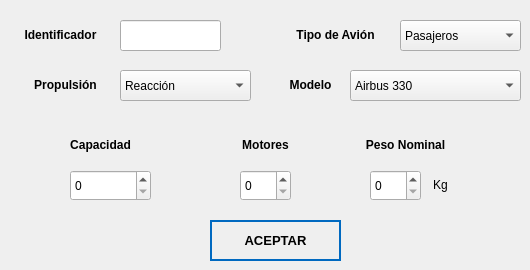
      <widget class="QWidget" name="tab_Avion">
       <attribute name="title">
        <string>Avión</string>
       </attribute>
       <widget class="QLabel" name="lb_Identificador">
        <property name="geometry">
         <rect>
          <x>10</x>
          <y>20</y>
          <width>101</width>
          <height>31</height>
         </rect>
        </property>
        <property name="styleSheet">
         <string notr="true">font: 75 12pt &quot;Nirmala UI&quot;;</string>
        </property>
        <property name="text">
         <string>&lt;html&gt;&lt;head/&gt;&lt;body&gt;&lt;p align=&quot;center&quot;&gt;&lt;span style=&quot; font-weight:600; color:#000000;&quot;&gt;Identificador&lt;/span&gt;&lt;/p&gt;&lt;/body&gt;&lt;/html&gt;</string>
        </property>
       </widget>
       <widget class="QLabel" name="lb_TipodeAvion">
        <property name="geometry">
         <rect>
          <x>280</x>
          <y>20</y>
          <width>111</width>
          <height>31</height>
         </rect>
        </property>
        <property name="styleSheet">
         <string notr="true">font: 75 12pt &quot;Nirmala UI&quot;;</string>
        </property>
        <property name="text">
         <string>&lt;html&gt;&lt;head/&gt;&lt;body&gt;&lt;p align=&quot;center&quot;&gt;&lt;span style=&quot; font-weight:600; color:#000000;&quot;&gt;Tipo de Avión&lt;/span&gt;&lt;/p&gt;&lt;/body&gt;&lt;/html&gt;</string>
        </property>
       </widget>
       <widget class="QComboBox" name="cb_tipodeAvion">
        <property name="geometry">
         <rect>
          <x>400</x>
          <y>20</y>
          <width>121</width>
          <height>31</height>
         </rect>
        </property>
        <property name="cursor">
         <cursorShape>PointingHandCursor</cursorShape>
        </property>
        <property name="styleSheet">
         <string notr="true">color : rgb(0,0,0);
font: 10pt &quot;Nirmala UI&quot;</string>
        </property>
        <property name="editable">
         <bool>false</bool>
        </property>
        <property name="duplicatesEnabled">
         <bool>false</bool>
        </property>
        <property name="frame">
         <bool>true</bool>
        </property>
        <item>
         <property name="text">
          <string>Pasajeros</string>
         </property>
        </item>
        <item>
         <property name="text">
          <string>Carga</string>
         </property>
        </item>
       </widget>
       <widget class="QLabel" name="lb_Capacidad">
        <property name="geometry">
         <rect>
          <x>60</x>
          <y>130</y>
          <width>81</width>
          <height>31</height>
         </rect>
        </property>
        <property name="styleSheet">
         <string notr="true">font: 75 12pt &quot;Nirmala UI&quot;;</string>
        </property>
        <property name="text">
         <string>&lt;html&gt;&lt;head/&gt;&lt;body&gt;&lt;p align=&quot;center&quot;&gt;&lt;span style=&quot; font-weight:600; color:#000000;&quot;&gt;Capacidad&lt;/span&gt;&lt;/p&gt;&lt;/body&gt;&lt;/html&gt;</string>
        </property>
       </widget>
       <widget class="QLabel" name="lb_Modelo">
        <property name="geometry">
         <rect>
          <x>280</x>
          <y>70</y>
          <width>61</width>
          <height>31</height>
         </rect>
        </property>
        <property name="styleSheet">
         <string notr="true">font: 75 12pt &quot;Nirmala UI&quot;;</string>
        </property>
        <property name="text">
         <string>&lt;html&gt;&lt;head/&gt;&lt;body&gt;&lt;p align=&quot;center&quot;&gt;&lt;span style=&quot; font-weight:600; color:#000000;&quot;&gt;Modelo&lt;/span&gt;&lt;/p&gt;&lt;/body&gt;&lt;/html&gt;</string>
        </property>
       </widget>
       <widget class="QLabel" name="lb_Propulsion">
        <property name="geometry">
         <rect>
          <x>20</x>
          <y>70</y>
          <width>91</width>
          <height>31</height>
         </rect>
        </property>
        <property name="styleSheet">
         <string notr="true">font: 75 12pt &quot;Nirmala UI&quot;;</string>
        </property>
        <property name="text">
         <string>&lt;html&gt;&lt;head/&gt;&lt;body&gt;&lt;p align=&quot;center&quot;&gt;&lt;span style=&quot; font-weight:600; color:#000000;&quot;&gt;Propulsión&lt;/span&gt;&lt;/p&gt;&lt;/body&gt;&lt;/html&gt;</string>
        </property>
       </widget>
       <widget class="QSpinBox" name="spinBox_Capacidad">
        <property name="geometry">
         <rect>
          <x>70</x>
          <y>170</y>
          <width>81</width>
          <height>31</height>
         </rect>
        </property>
        <property name="styleSheet">
         <string notr="true">color : rgb(0,0,0);
font: 12pt &quot;Nirmala UI&quot;</string>
        </property>
       </widget>
       <widget class="QComboBox" name="cb_Propulsion">
        <property name="geometry">
         <rect>
          <x>120</x>
          <y>70</y>
          <width>131</width>
          <height>31</height>
         </rect>
        </property>
        <property name="cursor">
         <cursorShape>PointingHandCursor</cursorShape>
        </property>
        <property name="styleSheet">
         <string notr="true">color : rgb(0,0,0);
font: 10pt &quot;Nirmala UI&quot;</string>
        </property>
        <property name="editable">
         <bool>false</bool>
        </property>
        <property name="duplicatesEnabled">
         <bool>false</bool>
        </property>
        <property name="frame">
         <bool>true</bool>
        </property>
        <item>
         <property name="text">
          <string>Reacción</string>
         </property>
        </item>
        <item>
         <property name="text">
          <string>Turbo Hélice</string>
         </property>
        </item>
        <item>
         <property name="text">
          <string>Hélice</string>
         </property>
        </item>
       </widget>
       <widget class="QComboBox" name="cb_Modelo">
        <property name="geometry">
         <rect>
          <x>350</x>
          <y>70</y>
          <width>171</width>
          <height>31</height>
         </rect>
        </property>
        <property name="cursor">
         <cursorShape>PointingHandCursor</cursorShape>
        </property>
        <property name="styleSheet">
         <string notr="true">color : rgb(0,0,0);
font: 10pt &quot;Nirmala UI&quot;</string>
        </property>
        <property name="editable">
         <bool>false</bool>
        </property>
        <property name="duplicatesEnabled">
         <bool>false</bool>
        </property>
        <property name="frame">
         <bool>true</bool>
        </property>
        <item>
         <property name="text">
          <string>Airbus 330</string>
         </property>
        </item>
        <item>
         <property name="text">
          <string>Boeing 737</string>
         </property>
        </item>
        <item>
         <property name="text">
          <string>Airbus 234</string>
         </property>
        </item>
        <item>
         <property name="text">
          <string>Airbus 323</string>
         </property>
        </item>
        <item>
         <property name="text">
          <string>Boeing 657</string>
         </property>
        </item>
       </widget>
       <widget class="QLabel" name="lb_Motores">
        <property name="geometry">
         <rect>
          <x>230</x>
          <y>130</y>
          <width>71</width>
          <height>31</height>
         </rect>
        </property>
        <property name="styleSheet">
         <string notr="true">font: 75 12pt &quot;Nirmala UI&quot;;</string>
        </property>
        <property name="text">
         <string>&lt;html&gt;&lt;head/&gt;&lt;body&gt;&lt;p align=&quot;center&quot;&gt;&lt;span style=&quot; font-weight:600; color:#000000;&quot;&gt;Motores&lt;/span&gt;&lt;/p&gt;&lt;/body&gt;&lt;/html&gt;</string>
        </property>
       </widget>
       <widget class="QSpinBox" name="spinBox_Motores">
        <property name="geometry">
         <rect>
          <x>240</x>
          <y>170</y>
          <width>51</width>
          <height>31</height>
         </rect>
        </property>
        <property name="styleSheet">
         <string notr="true">color : rgb(0,0,0);
font: 12pt &quot;Nirmala UI&quot;</string>
        </property>
       </widget>
       <widget class="QLabel" name="lb_PesoNominal">
        <property name="geometry">
         <rect>
          <x>350</x>
          <y>130</y>
          <width>111</width>
          <height>31</height>
         </rect>
        </property>
        <property name="styleSheet">
         <string notr="true">font: 75 12pt &quot;Nirmala UI&quot;;</string>
        </property>
        <property name="text">
         <string>&lt;html&gt;&lt;head/&gt;&lt;body&gt;&lt;p align=&quot;center&quot;&gt;&lt;span style=&quot; font-weight:600; color:#000000;&quot;&gt;Peso Nominal&lt;/span&gt;&lt;/p&gt;&lt;/body&gt;&lt;/html&gt;</string>
        </property>
       </widget>
       <widget class="QSpinBox" name="spinBox_pesoNom">
        <property name="geometry">
         <rect>
          <x>370</x>
          <y>170</y>
          <width>51</width>
          <height>31</height>
         </rect>
        </property>
        <property name="styleSheet">
         <string notr="true">color : rgb(0,0,0);
font: 12pt &quot;Nirmala UI&quot;</string>
        </property>
       </widget>
       <widget class="QLabel" name="lb_Kg">
        <property name="geometry">
         <rect>
          <x>430</x>
          <y>170</y>
          <width>21</width>
          <height>31</height>
         </rect>
        </property>
        <property name="styleSheet">
         <string notr="true">font: 75 12pt &quot;Nirmala UI&quot;;</string>
        </property>
        <property name="text">
         <string>&lt;html&gt;&lt;head/&gt;&lt;body&gt;&lt;p align=&quot;center&quot;&gt;&lt;span style=&quot; font-weight:400; color:#000000;&quot;&gt;Kg&lt;/span&gt;&lt;/p&gt;&lt;/body&gt;&lt;/html&gt;</string>
        </property>
       </widget>
       <widget class="QPushButton" name="bt_aceptarAV">
        <property name="geometry">
         <rect>
          <x>210</x>
          <y>220</y>
          <width>131</width>
          <height>41</height>
         </rect>
        </property>
        <property name="font">
         <font>
          <family>Nirmala UI</family>
          <pointsize>10</pointsize>
          <weight>75</weight>
          <italic>false</italic>
          <bold>true</bold>
         </font>
        </property>
        <property name="cursor">
         <cursorShape>PointingHandCursor</cursorShape>
        </property>
        <property name="styleSheet">
         <string notr="true">QPushButton
{	
	height: 2em;
 	border-style: solid;
	border-width: 2px;
 	border-color: #0069c0;
	font-weight: bold;
}

QPushButton:hover
{
   	background-color:#0069c0;
	color:white;
}</string>
        </property>
        <property name="text">
         <string>ACEPTAR</string>
        </property>
        <property name="icon">
         <iconset>
          <normaloff>../Ventanas/Icons/paper_plane_aceptar.png</normaloff>../Ventanas/Icons/paper_plane_aceptar.png</iconset>
        </property>
        <property name="iconSize">
         <size>
          <width>40</width>
          <height>50</height>
         </size>
        </property>
        <property name="default">
         <bool>true</bool>
        </property>
        <property name="flat">
         <bool>true</bool>
        </property>
       </widget>
       <widget class="QPushButton" name="bt_check">
        <property name="geometry">
         <rect>
          <x>220</x>
          <y>20</y>
          <width>41</width>
          <height>31</height>
         </rect>
        </property>
        <property name="text">
         <string/>
        </property>
        <property name="icon">
         <iconset>
          <normaloff>../Ventanas/Icons/check.png</normaloff>../Ventanas/Icons/check.png</iconset>
        </property>
        <property name="iconSize">
         <size>
          <width>30</width>
          <height>30</height>
         </size>
        </property>
        <property name="flat">
         <bool>true</bool>
        </property>
       </widget>
       <widget class="QLineEdit" name="textedit_identificador">
        <property name="geometry">
         <rect>
          <x>120</x>
          <y>20</y>
          <width>101</width>
          <height>31</height>
         </rect>
        </property>
       </widget>
      </widget>
